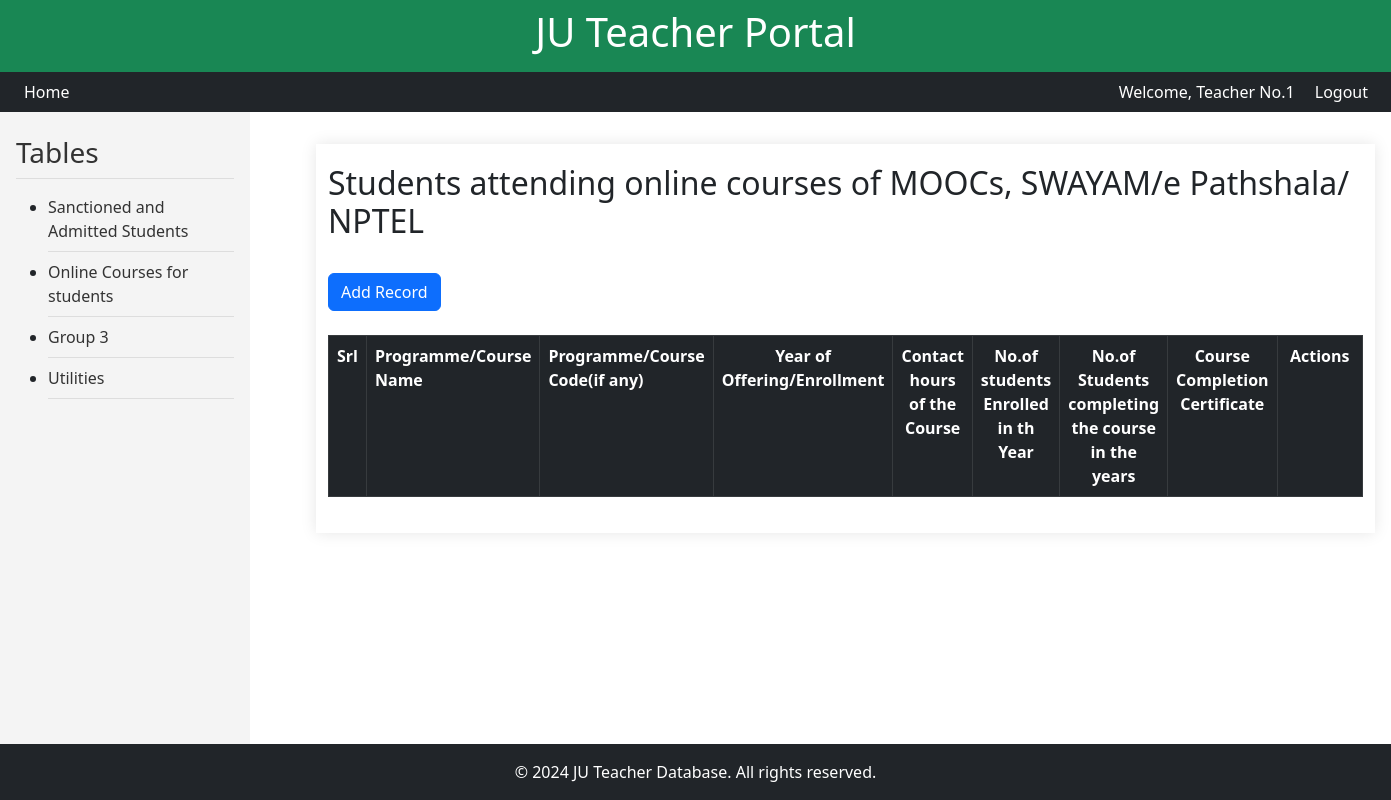
Before: /hod/group-table/group2/ (signed in) with the older database file.
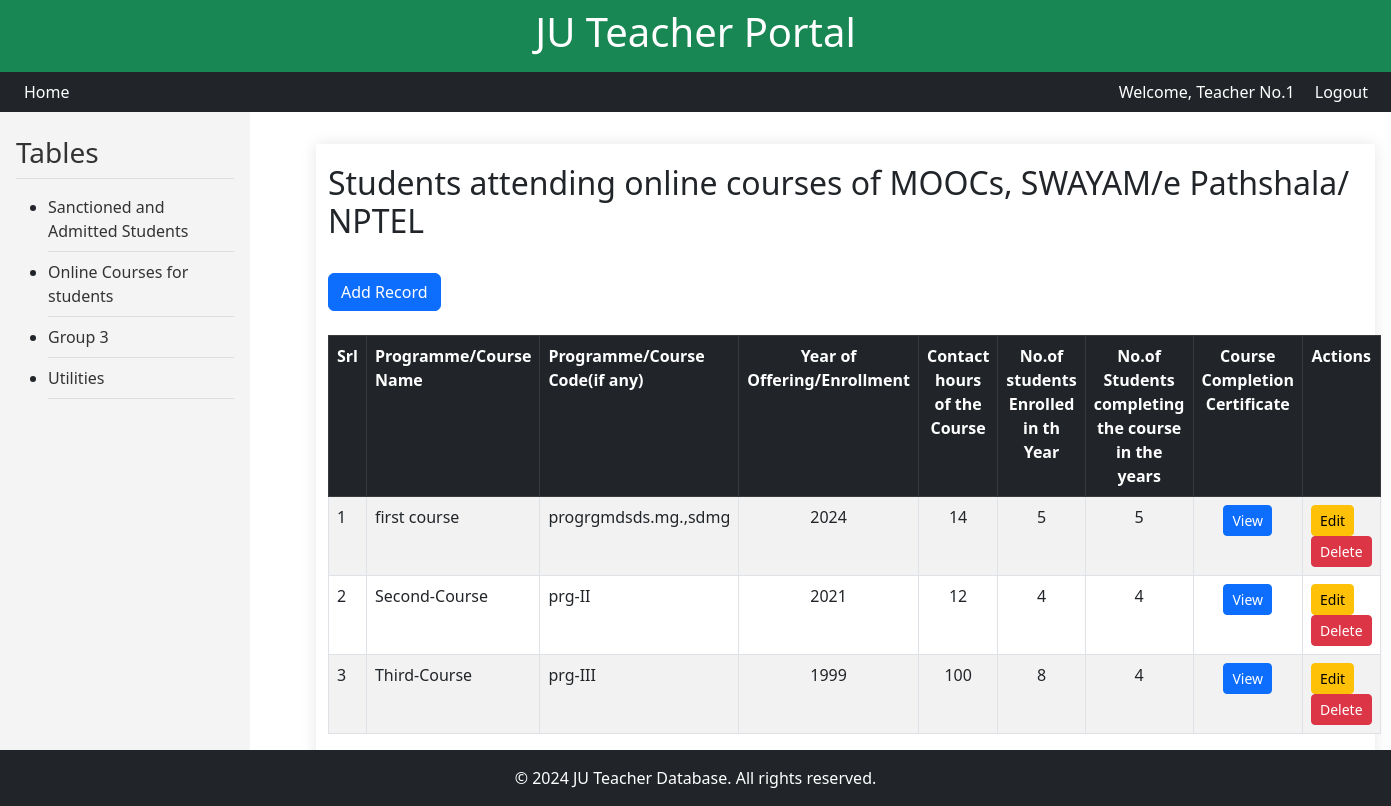
After: the same page with the newer database file.
### hod_group/models.py (models this page shows, shortened)
class OnlineCourse(models.Model):
    teacher = models.ForeignKey(
        "teachers.Teacher", on_delete=models.CASCADE, null=True, blank=True,
        verbose_name="Assigned Teacher"
    )
    dept_name = models.CharField(
        max_length=100, null=True, blank=True,
        verbose_name="Department Name"
    )
    course_name = models.CharField(
        max_length=100, null=True, blank=True,
        verbose_name="Programme/Courses Name"
    )
    prog_cd = models.CharField(
        max_length=20, null=True, blank=True,
        verbose_name="Programme Code"
    )
    enrol_year = models.CharField(
        max_length=4,
        verbose_name="Enrollment Year",
        help_text="The range must be in  1990 onwards",
    )
    contact_hrs = models.CharField(
        max_length=4,
        verbose_name="Contact hours of the course",
        help_text="Reasonable range (e.g., 1 to 100)",
    )
    enrol_students = models.IntegerField(
         verbose_name="Number of Students Enrolled"
    )
    complete_count = models.IntegerField(
         verbose_name="Number of Students completing the course"
    )
    group_id    = models.CharField(
        max_length=10,
        verbose_name="Group Table index",
        null=True,
        blank=True
    )
    document = models.FileField(
        upload_to='documents/',  # Folder inside MEDIA_ROOT
        verbose_name="Upload Course Document",
        null=True,
        blank=True
    )
    created_date = models.DateTimeField(default=timezone.now)
    updated_date = models.DateTimeField(auto_now=True)

### hod_group/views.py (the view)
# urls.py: path('group-table/<str:group_id>/', views.group_table_with_id, name='group_table_with_id'),
@login_required
def group_table_with_id(request, group_id):
    user = request.user
    teacher = get_object_or_404(Teacher, user=user)
    programs = Department.objects.filter(name=teacher.dept_name)
    students = StudentAdmitted.objects.select_related('teacher', 'prog_name').filter(dept_name=teacher.dept_name)
    courses = OnlineCourse.objects.select_related('teacher',).filter(dept_name=teacher.dept_name)
    group_templates = {
        'group1': 'hod_group/group1_details.html',
        'group2': 'hod_group/group2_details.html',
        'group3': 'hod_group/group3_details.html',
        'group4': 'util/group4_details.html',
    }
    template = group_templates.get(group_id)
    grp_id = next((key for key, value in group_templates.items() if value == template), None)
    request.session['grp_id'] = grp_id
    form = None
    success = request.session.get('success', None)
    if grp_id == 'group1':
        form = StudentAdmittedForm(programs=programs)
    elif grp_id == 'group2':
        form = OnlineCourseForm()
    else:
        form=""
        success=""
    if 'success' in request.session:
        del request.session['success']
    context = {
        'group_id': group_id,
        'grp_id': grp_id,
        'students': students,
        'courses': courses,
        'form': form,
        'success': success
    }
    return render(request, template, context)

### teachers/templatetags/signing_tags.py (called while the page is built)
@register.filter
def sign_id(id):
    signer = Signer()
    return signer.sign(id)

### hod_group/templates/hod_group/group2_details.html (shortened to what this page needs)
{% extends 'hod_group/group_table.html' %}
{% load widget_tweaks %}
{% load signing_tags %}
{% load static %}
{% block group_table_details %}
<head>
	<link href="https://cdn.jsdelivr.net/npm/bootstrap@5.3.0-alpha1/dist/css/bootstrap.min.css" rel="stylesheet">
</head>
<div class="container mt-3">
	<h2>Students attending online courses of MOOCs, SWAYAM/e Pathshala/ NPTEL</h2>
    <br>
	<button type="button" class="btn btn-primary" data-bs-toggle="modal" data-bs-target="#addOnlineModal">
		Add Record
	</button>
	<br>
	<br>
	<table id="onlineTable" class="table table-striped table-bordered">
        <thead class="table-dark">
            <tr>
                <th>Srl</th>
                <th>Programme/Course<br> Name</th>
                <th>Programme/Course<br> Code(if any)</th>
                <th style="text-align:center;">Year of<br> Offering/Enrollment</th>
                <th style="text-align:center;" >Contact hours <br> of the Course</th>
                <th style="text-align:center;" >No.of students<br> Enrolled in th Year</th>
                <th style="text-align:center;" >No.of Students completing<br> the course  <br>in the years</th>
                <th style="text-align:center;" >Course Completion<br> Certificate</th>
                <th style="text-align:center;width:10%;">Actions</th>
            </tr>
        </thead>
        <tbody>
            {% for course in courses %}
                <tr>
                    <td>{{ forloop.counter }}</td>
                    <td>{{ course.course_name }}</td>
					<td>{{ course.prog_cd }}</td>
                    <td style="text-align:center;" >{{ course.enrol_year }}</td>
                    <td style="text-align:center;">{{ course.contact_hrs }}</td>
                    <td style="text-align:center;">{{ course.enrol_students }}</td>
                    <td style="text-align:center;">{{ course.complete_count }}</td>
					{% if course.document %}
						<td style="text-align:center;"><a  class="btn btn-primary btn-sm" href='{{ course.document.url }}' target=_blank>View</a></td>
					{% else %}
						<td style="text-align:center;">None</td>
					{% endif %}
                    <td>
						<button class="btn btn-warning btn-sm edit-btn" data-row="{{ forloop.counter0 }}" data-id="{{ course.id }}"
						    data-teacher="{{ course.teacher.id }}" data-dept_name="{{course.dept_name}}"
							data-course_name="{{course.course_name}}" data-prog_cd="{{course.prog_cd}}"
							data-enrol_year="{{course.enrol_year}}" data-contact_hrs="{{course.contact_hrs}}"
							data-enrol_students="{{course.enrol_students}}" data-complete_count="{{course.complete_count}}"
							data-group_id="{{course.group_id}}"
							{% if course.document %}
								data-document_url="{{ course.document.url }}"
							{% else %}
								data-document_url=""
							{% endif %}>
							Edit</button>
						<a href="{% url 'hod_group:course_delete' signed_id=course.id|sign_id %}" class="btn btn-sm btn-danger">Delete</a>
					</td>
                </tr>
            {% endfor %}
        </tbody>
    </table>
</div>
{% endblock %}

Changed rows visible on the page:
added OnlineCourse: course_name "first course", prog_cd "progrgmdsds.mg.,sdmg", enrol_year "2024", contact_hrs "14", enrol_students "5", complete_count "5"
added OnlineCourse: course_name "Second-Course", prog_cd "prg-II", enrol_year "2021", contact_hrs "12", enrol_students "4", complete_count "4"
added OnlineCourse: course_name "Third-Course", prog_cd "prg-III", enrol_year "1999", contact_hrs "100", enrol_students "8", complete_count "4"
